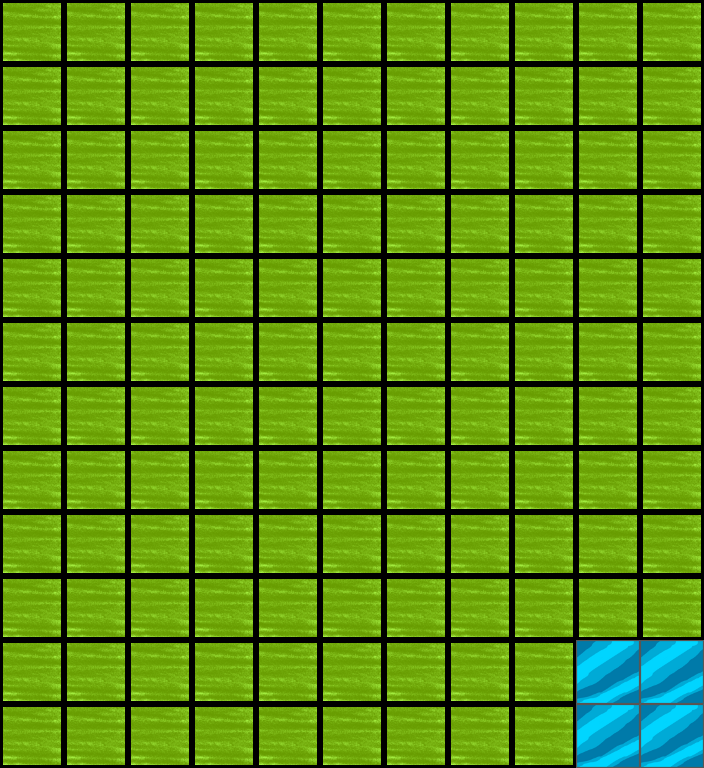

A 2D game scene composited from a Tiled map and its tileset images. What follows is a short description and the map's XML, with each tile layer's data collapsed to a summary:
An orthogonal 11x12 tile map with 64x64 px tiles, 3 tile layers (ground, water, plants).

<map version="1.0" orientation="orthogonal" width="11" height="12" tilewidth="64" tileheight="64">
 <tileset firstgid="1" name="tileSet64" tilewidth="64" tileheight="64">
  <image source="../tileSet64/tileSet64.png" width="256" height="448" />
  <tile id="0">
   <properties>
    <property name="ground" value="grass" />
   </properties>
  </tile>
  <tile id="1">
   <properties>
    <property name="ground" value="plowedWatered" />
   </properties>
  </tile>
  <tile id="2">
   <properties>
    <property name="ground" value="plowedUnwatered" />
   </properties>
  </tile>
  <tile id="3">
   <properties>
    <property name="ground" value="bWater" />
   </properties>
  </tile>
  <tile id="4">
   <properties>
    <property name="ground" value="water" />
   </properties>
  </tile>
  <tile id="5">
   <properties>
    <property name="water" value="northSouthEastWest" />
   </properties>
  </tile>
  <tile id="6">
   <properties>
    <property name="water" value="northSouthEast" />
   </properties>
  </tile>
  <tile id="7">
   <properties>
    <property name="water" value="southEastWest" />
   </properties>
  </tile>
  <tile id="8">
   <properties>
    <property name="water" value="northSouthEast" />
   </properties>
  </tile>
  <tile id="9">
   <properties>
    <property name="water" value="NorthEastWest" />
   </properties>
  </tile>
  <tile id="10">
   <properties>
    <property name="water" value="northSouth" />
   </properties>
  </tile>
  <tile id="11">
   <properties>
    <property name="water" value="eastWest" />
   </properties>
  </tile>
  <tile id="12">
   <properties>
    <property name="water" value="northEast" />
   </properties>
  </tile>
  <tile id="13">
   <properties>
    <property name="water" value="northWest" />
   </properties>
  </tile>
  <tile id="14">
   <properties>
    <property name="water" value="southEast" />
   </properties>
  </tile>
  <tile id="15">
   <properties>
    <property name="water" value="southWest" />
   </properties>
  </tile>
 </tileset>
 <layer name="ground" width="11" height="12">
  <properties>
   <property name="ground" value="" />
  </properties>
  <data>[132 cells, 132 non-empty, 2 distinct tile ids]</data>
 </layer>
 <layer name="water" width="11" height="12">
  <properties>
   <property name="water" value="" />
  </properties>
  <data>[132 cells, 0 non-empty, 0 distinct tile ids]</data>
 </layer>
 <layer name="plants" width="11" height="12">
  <properties>
   <property name="plants" value="" />
  </properties>
  <data>[132 cells, 11 non-empty, 2 distinct tile ids]</data>
 </layer>
</map>